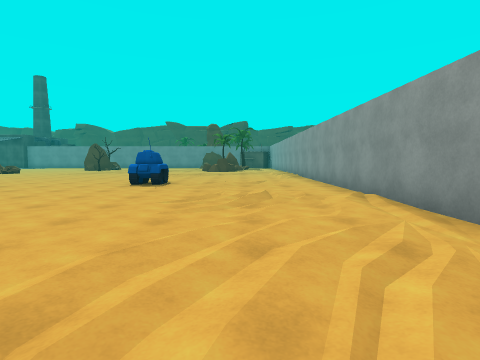
View 1 (above)

21 first-person views from a walk through a scene from a Unity 3-D project. The camera is 1.3 m above the floor, tilts 4° down and sees 80° across. The floor is counted in squares, 2 m on a side. Each view is taken from the middle of a square. On the plan, view 1 faces up. The plan holds only what a view shows up to about 9 squares ahead; the rest is blank. The place goes on beyond the plan. The player is left out. Surface patterns are stand-ins for the level's own textures.

View 2
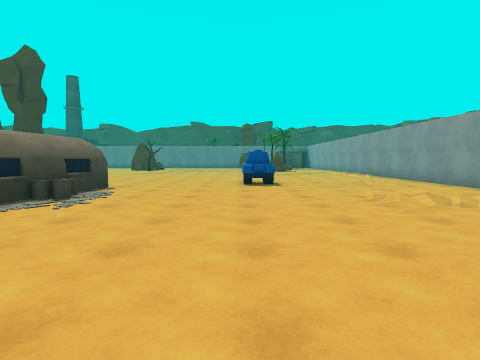

View 3
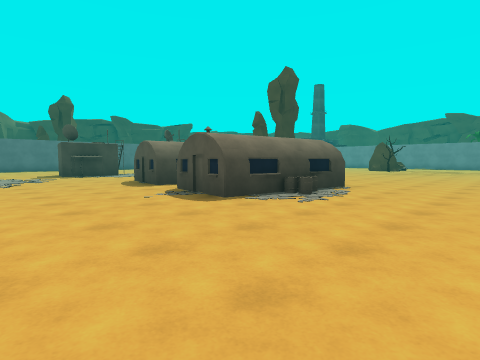

View 4
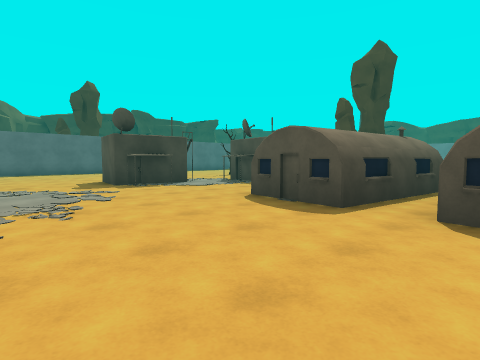

View 5
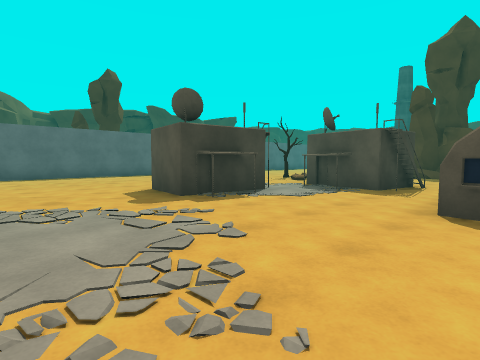

View 6
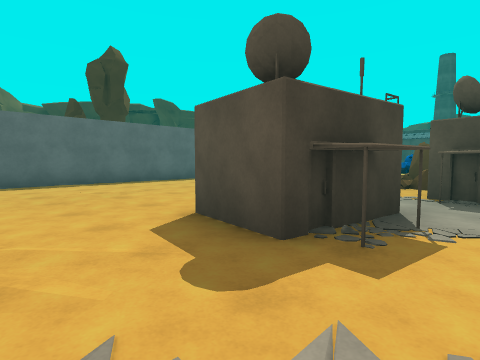

View 7
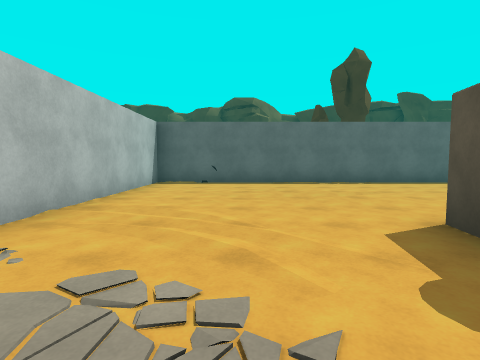

View 8
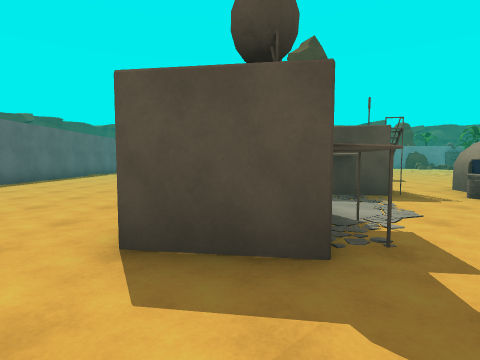

View 9
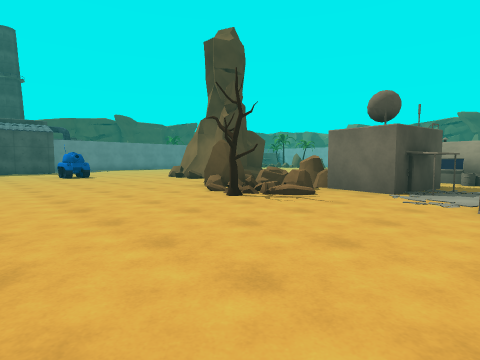

View 10
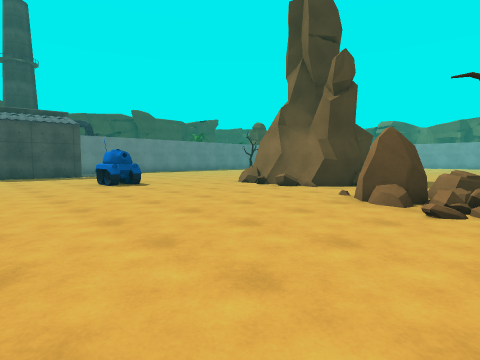

View 11
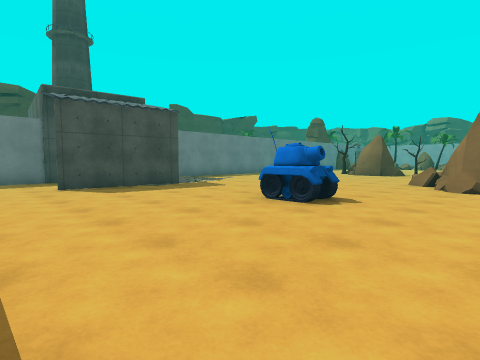

View 12
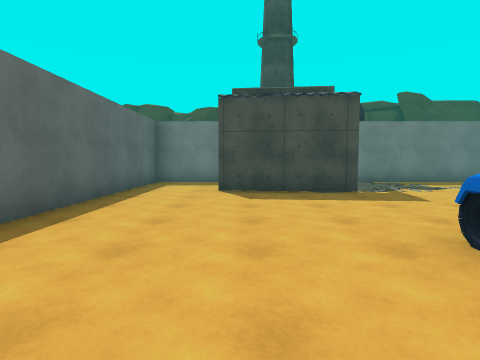

View 13
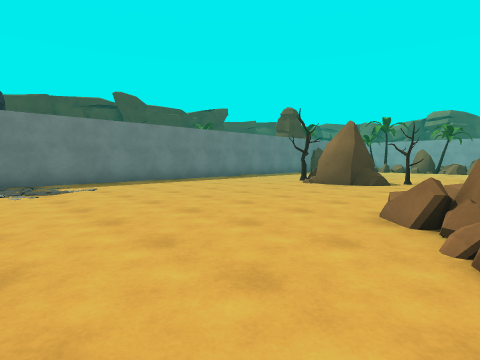

View 14
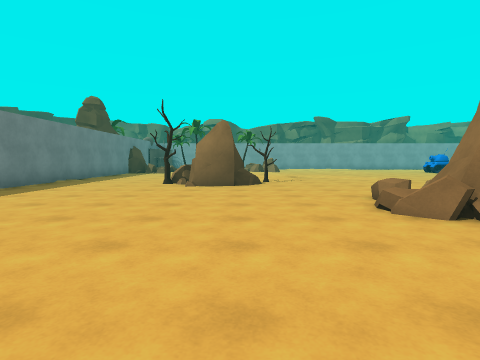

View 15
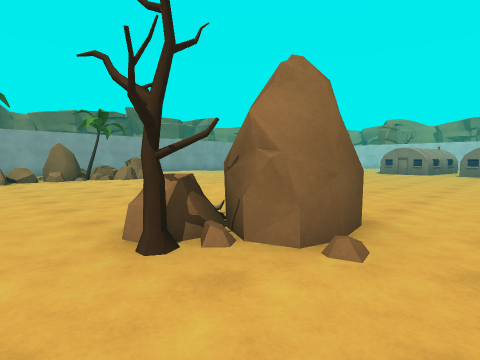

View 16
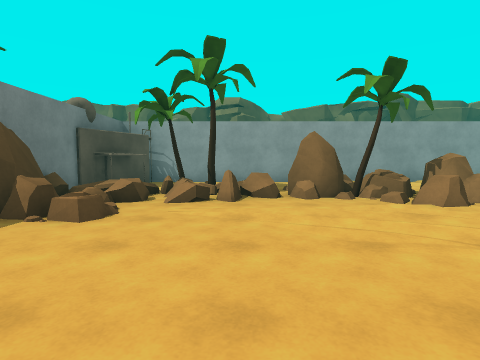

View 17
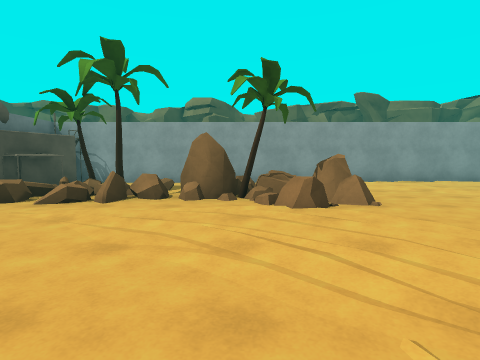

View 18
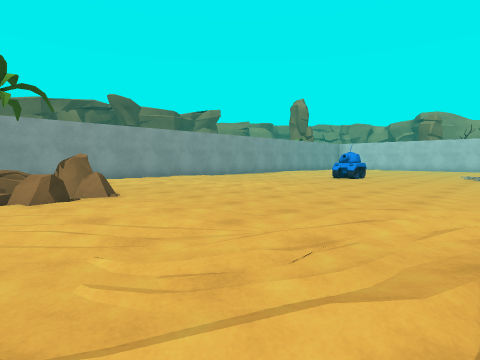

View 19
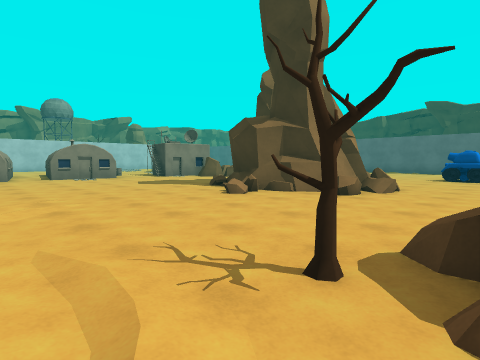

View 20
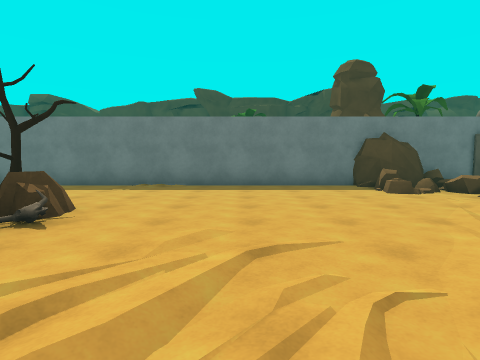

View 21
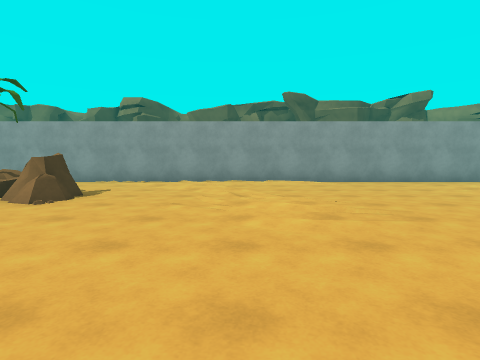

### Floor plan
Key: @ floor where view 1 was taken; # wall or solid block; . floor; / step, stairs or slope; = window, fence, low wall or low ledge; B building; R rock; T tree; O other object.
Columns run from 23 left of view 1 to 3 right of it. Each row starts with its distance up from view 1.
 24 ####   ################B
 23 #...  ..............###BBB#
 22 #...  ..............R#=#..#
 21 #..###................=T..#
 20 #.............T/......= ..#
 19 #............RR/......RR..#
 18 #.............R/......TR..#
 17  ....O.........T//...RR...#
 16  .........#...../.....R...#
 15  .......=###..............#
 14  .......####=.............#
 13   ......####..............#
 12   .......###.... .........#
 11   .....R   ..... .........#
 10 #......RR ...... .........#
  9 #.....TRRR................#
  8 #......R# #.........OO....#
  7 #.......BBB.BB.BB.........#
  6 #.......BB.BBB. BB........#
  5 #......BB... B. BB........#
  4 #......BB...BB.BB.........#
  3 #.....B#.......B..........#
  2 #.........................
  1 #........................
  0 #....................  @
 -1 #.......
 -2 #######

Where each view was taken, in squares from view 1:
view 1: 0 up, 0 right, facing up
view 2: 0 up, 3 left, facing up
view 3: 0 up, 3 left, facing up-left
view 4: 0 up, 8 left, facing up-left
view 5: 0 up, 11 left, facing up-left
view 6: 1 up, 14 left, facing up-left
view 7: 1 up, 14 left, facing left
view 8: 1 up, 16 left, facing up
view 9: 5 up, 21 left, facing up-right
view 10: 9 up, 21 left, facing up-right
view 11: 14 up, 22 left, facing up-right
view 12: 15 up, 20 left, facing up
view 13: 15 up, 17 left, facing up-right
view 14: 18 up, 17 left, facing right
view 15: 21 up, 11 left, facing down-right
view 16: 20 up, 6 left, facing right
view 17: 18 up, 6 left, facing right
view 18: 18 up, 7 left, facing down-right
view 19: 18 up, 7 left, facing down-left
view 20: 16 up, 6 left, facing up
view 21: 13 up, 6 left, facing right
